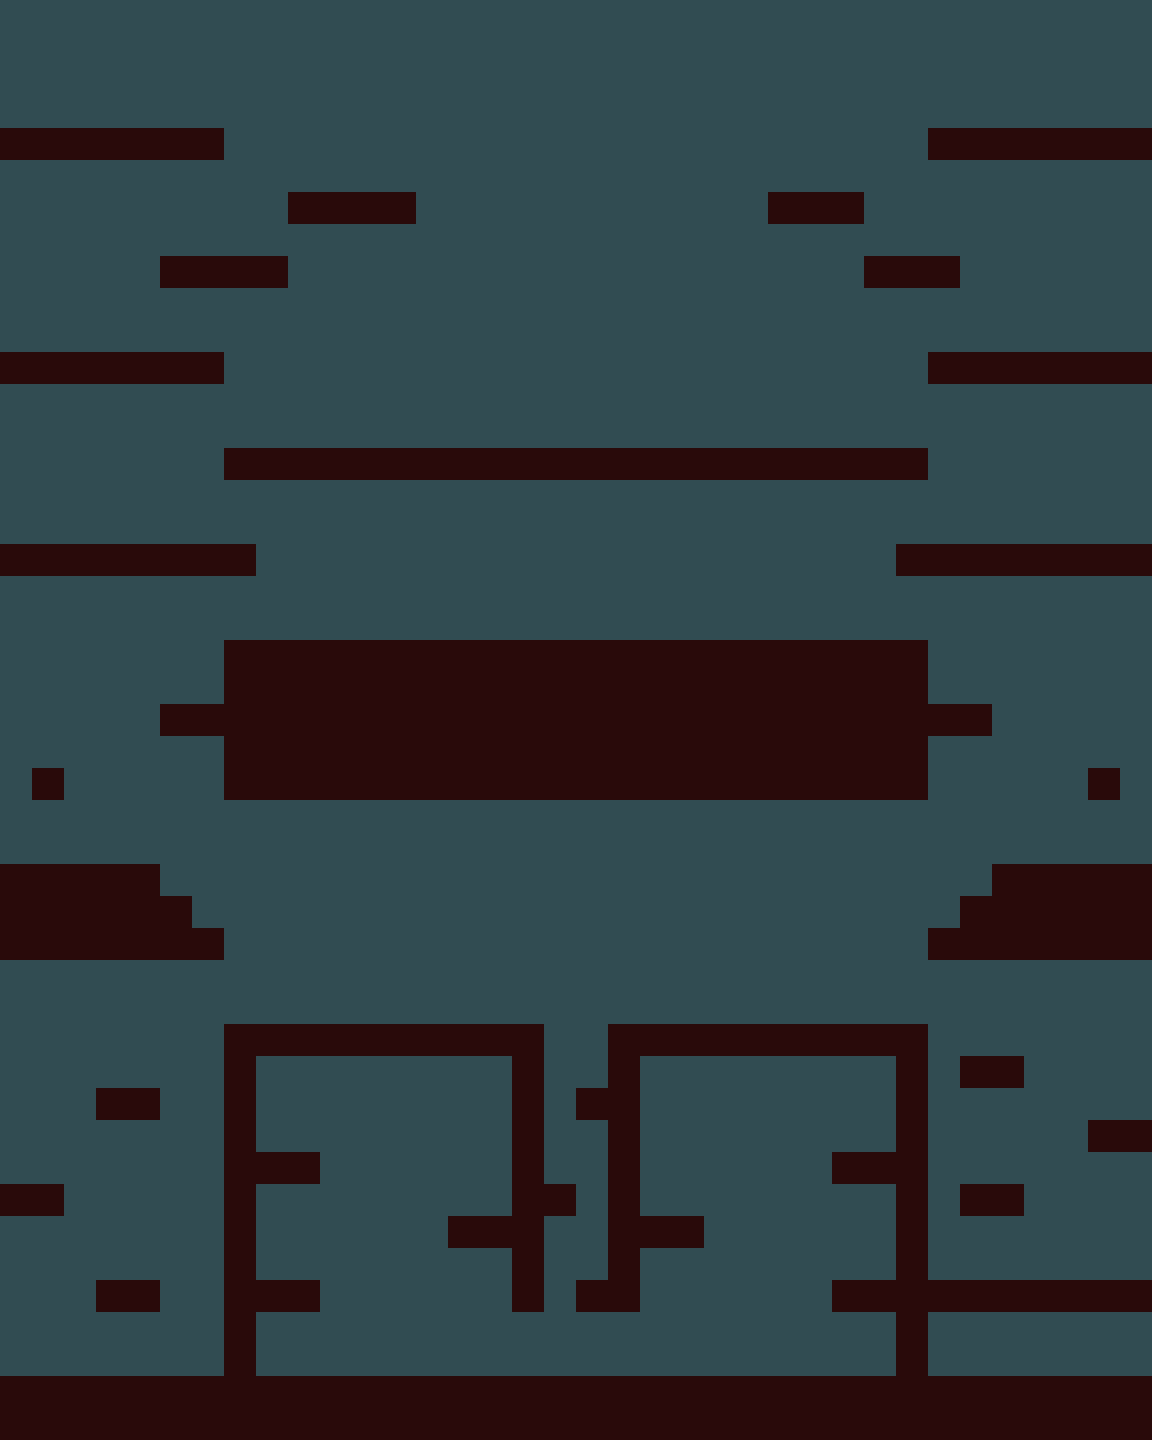

This game map was drawn from its Tiled (.tmx) file and the tilesets committed beside it. A one-line description and the trimmed map source follow:
An orthogonal 36x45 tile map with 32x32 px tiles, 1 tile layer (Слой тайлов 1), 5 tilesets and 135 objects (31x Spike, 28x Coin, 9x Star, 8x FastEnemy, 2x Crown, ...).

<map version="1.10" tiledversion="1.10.0" orientation="orthogonal" renderorder="right-down" width="36" height="45" tilewidth="32" tileheight="32" infinite="0" nextlayerid="4" nextobjectid="166">
 <tileset firstgid="1" source="Spritesheet.tsx" />
 <tileset firstgid="8" source="blob_stand2.tsx" />
 <tileset firstgid="9" source="Spike_Pixel.tsx" />
 <tileset firstgid="10" source="Crown spritesheet.tsx" />
 <tileset firstgid="30" source="Star.tsx" />
 <layer id="1" name="Слой тайлов 1" width="36" height="45">
  <data>[1620 cells, 1620 non-empty, 2 distinct tile ids]</data>
 </layer>
 <objectgroup id="2" name="Platforms">
  <object id="1" x="0" y="128" width="223" height="32" />
  <object id="2" x="288.5" y="192" width="127.5" height="32" />
  <object id="3" x="160" y="256" width="127.5" height="32" />
  <object id="4" x="768" y="192" width="96" height="32" />
  <object id="5" x="864" y="256" width="96" height="32" />
  <object id="6" x="929" y="352" width="223" height="32" />
  <object id="7" x="0" y="352" width="224" height="32" />
  <object id="8" x="224" y="448" width="704" height="32" />
  <object id="9" x="896" y="544" width="256" height="32" />
  <object id="10" x="0" y="544" width="256" height="32" />
  <object id="11" x="224" y="640" width="704" height="160" />
  <object id="12" x="0" y="864" width="160" height="96" />
  <object id="13" x="160" y="896" width="32" height="64" />
  <object id="14" x="192" y="928" width="32" height="32" />
  <object id="15" x="928" y="928" width="32" height="32" />
  <object id="16" x="960" y="896" width="32" height="64" />
  <object id="17" x="992" y="864" width="160" height="96" />
  <object id="18" x="96" y="1088" width="64" height="32" />
  <object id="19" x="0" y="1184" width="64" height="32" />
  <object id="20" x="96" y="1280" width="64" height="32" />
  <object id="21" x="0" y="1376" width="1152" height="64" />
  <object id="22" x="960" y="1056" width="64" height="32" />
  <object id="23" x="960" y="1184" width="64" height="32" />
  <object id="24" x="1088" y="1120" width="64" height="32" />
  <object id="28" x="960" y="1280" width="192" height="32" />
  <object id="30" x="608" y="1024" width="32" height="288" />
  <object id="31" x="640" y="1024" width="288" height="32" />
  <object id="32" x="896" y="1056" width="32" height="320" />
  <object id="34" x="224" y="1024" width="32" height="352" />
  <object id="35" x="256" y="1024" width="288" height="32" />
  <object id="36" x="512" y="1056" width="32" height="256" />
  <object id="37" x="256" y="1152" width="64" height="32" />
  <object id="38" x="448" y="1216" width="64" height="32" />
  <object id="39" x="256" y="1280" width="64" height="32" />
  <object id="40" x="640" y="1216" width="64" height="32" />
  <object id="41" x="832" y="1152" width="64" height="32" />
  <object id="42" x="832" y="1280" width="64" height="32" />
  <object id="43" x="927" y="128" width="225" height="32" />
  <object id="127" x="576" y="1088" width="32" height="32" />
  <object id="128" x="544" y="1184" width="32" height="32" />
  <object id="129" x="576" y="1280" width="32" height="32" />
  <object id="153" x="160" y="704" width="64" height="32" />
  <object id="154" x="32" y="768" width="32" height="32" />
  <object id="155" x="928" y="704" width="64" height="32" />
  <object id="156" x="1088" y="768" width="32" height="32" />
 </objectgroup>
 <objectgroup id="3" name="SpawnPoints">
  <object id="44" type="Player" gid="1" x="544" y="640" width="32" height="32" />
  <object id="45" type="Enemy" gid="2" x="256" y="640" width="32" height="32">
   <properties>
    <property name="Target" type="object" value="165" />
   </properties>
  </object>
  <object id="46" type="FastEnemy" gid="8" x="1088" y="544" width="32" height="32">
   <properties>
    <property name="Target" type="object" value="159" />
   </properties>
  </object>
  <object id="48" type="FastEnemy" gid="8" x="32" y="544" width="32" height="32">
   <properties>
    <property name="Target" type="object" value="160" />
   </properties>
  </object>
  <object id="49" type="FastEnemy" gid="8" x="288" y="448" width="32" height="32">
   <properties>
    <property name="Target" type="object" value="157" />
   </properties>
  </object>
  <object id="50" type="FastEnemy" gid="8" x="832" y="448" width="32" height="32">
   <properties>
    <property name="Target" type="object" value="158" />
   </properties>
  </object>
  <object id="51" type="Spike" gid="9" x="256" y="448" width="32" height="32" />
  <object id="52" type="Spike" gid="9" x="864" y="448" width="32" height="32" />
  <object id="56" type="Spike" gid="9" x="0" y="352" width="32" height="32" />
  <object id="57" type="Spike" gid="9" x="32" y="352" width="32" height="32" />
  <object id="58" type="Spike" gid="9" x="64" y="352" width="32" height="32" />
  <object id="59" type="Spike" gid="9" x="96" y="352" width="32" height="32" />
  <object id="60" type="Spike" gid="9" x="1024" y="352" width="32" height="32" />
  <object id="61" type="Spike" gid="9" x="1056" y="352" width="32" height="32" />
  <object id="62" type="Spike" gid="9" x="1120" y="352" width="32" height="32" />
  <object id="63" type="Spike" gid="9" x="1088" y="352" width="32" height="32" />
  <object id="65" type="Spike" gid="9" x="192" y="256" width="32" height="32" />
  <object id="66" type="Spike" gid="9" x="256" y="256" width="32" height="32" />
  <object id="67" type="Spike" gid="9" x="320" y="192" width="32" height="32" />
  <object id="68" type="Spike" gid="9" x="384" y="192" width="32" height="32" />
  <object id="69" type="Spike" gid="9" x="160" y="128" width="32" height="32" />
  <object id="70" type="Spike" gid="9" x="32" y="128" width="32" height="32" />
  <object id="73" type="Crown" gid="10" x="128" y="128" width="32" height="32" />
  <object id="74" type="Crown" gid="10" x="64" y="128" width="32" height="32" />
  <object id="76" type="FastEnemy" gid="8" x="256" y="1024" width="32" height="32">
   <properties>
    <property name="Target" type="object" value="161" />
   </properties>
  </object>
  <object id="77" type="FastEnemy" gid="8" x="864" y="1024" width="32" height="32">
   <properties>
    <property name="Target" type="object" value="162" />
   </properties>
  </object>
  <object id="78" type="FastEnemy" gid="8" x="288" y="1376" width="32" height="32">
   <properties>
    <property name="Target" type="object" value="163" />
   </properties>
  </object>
  <object id="79" type="FastEnemy" gid="8" x="832" y="1376" width="32" height="32">
   <properties>
    <property name="Target" type="object" value="164" />
   </properties>
  </object>
  </objectgroup>
</map>
<!-- 62 of 135 objects omitted -->
